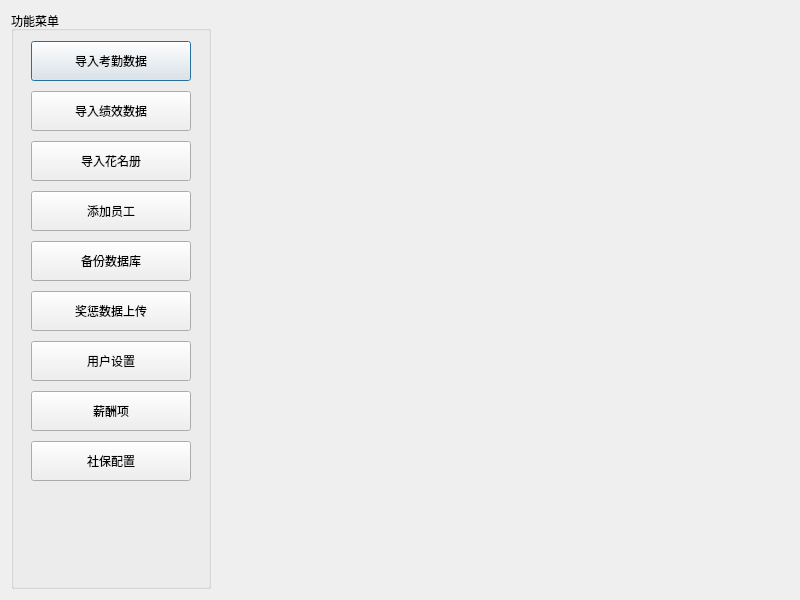
<?xml version="1.0" encoding="UTF-8"?>
<ui version="4.0">
 <class>Dialog</class>
 <widget class="QDialog" name="Dialog">
  <property name="geometry">
   <rect>
    <x>0</x>
    <y>0</y>
    <width>800</width>
    <height>600</height>
   </rect>
  </property>
  <property name="windowTitle">
   <string>薪酬管理系统</string>
  </property>
  <layout class="QHBoxLayout" name="horizontalLayout">
   <item>
    <widget class="QGroupBox" name="groupBox_2">
     <property name="minimumSize">
      <size>
       <width>200</width>
       <height>0</height>
      </size>
     </property>
     <property name="maximumSize">
      <size>
       <width>200</width>
       <height>16777215</height>
      </size>
     </property>
     <property name="title">
      <string>功能菜单</string>
     </property>
     <widget class="QPushButton" name="upload">
      <property name="geometry">
       <rect>
        <x>20</x>
        <y>30</y>
        <width>160</width>
        <height>40</height>
       </rect>
      </property>
      <property name="text">
       <string>导入考勤数据</string>
      </property>
     </widget>
     <widget class="QPushButton" name="upload2">
      <property name="geometry">
       <rect>
        <x>20</x>
        <y>80</y>
        <width>160</width>
        <height>40</height>
       </rect>
      </property>
      <property name="text">
       <string>导入绩效数据</string>
      </property>
     </widget>
     <widget class="QPushButton" name="importRoster">
      <property name="geometry">
       <rect>
        <x>20</x>
        <y>130</y>
        <width>160</width>
        <height>40</height>
       </rect>
      </property>
      <property name="text">
       <string>导入花名册</string>
      </property>
     </widget>
     <widget class="QPushButton" name="addEmployee">
      <property name="geometry">
       <rect>
        <x>20</x>
        <y>180</y>
        <width>160</width>
        <height>40</height>
       </rect>
      </property>
      <property name="text">
       <string>添加员工</string>
      </property>
     </widget>
     <widget class="QPushButton" name="backupDatabase">
      <property name="geometry">
       <rect>
        <x>20</x>
        <y>230</y>
        <width>160</width>
        <height>40</height>
       </rect>
      </property>
      <property name="text">
       <string>备份数据库</string>
      </property>
     </widget>
     <widget class="QPushButton" name="uploadReward">
      <property name="geometry">
       <rect>
        <x>20</x>
        <y>280</y>
        <width>160</width>
        <height>40</height>
       </rect>
      </property>
      <property name="text">
       <string>奖惩数据上传</string>
      </property>
     </widget>
     <widget class="QPushButton" name="userSettings">
      <property name="geometry">
       <rect>
        <x>20</x>
        <y>330</y>
        <width>160</width>
        <height>40</height>
       </rect>
      </property>
      <property name="text">
       <string>用户设置</string>
      </property>
     </widget>
     <widget class="QPushButton" name="socialInsurance">
      <property name="geometry">
       <rect>
        <x>20</x>
        <y>430</y>
        <width>160</width>
        <height>40</height>
       </rect>
      </property>
      <property name="text">
       <string>社保配置</string>
      </property>
     </widget>
     <widget class="QPushButton" name="socialInsurance_2">
      <property name="geometry">
       <rect>
        <x>20</x>
        <y>380</y>
        <width>160</width>
        <height>40</height>
       </rect>
      </property>
      <property name="text">
       <string>薪酬项</string>
      </property>
     </widget>
    </widget>
   </item>
   <item>
    <widget class="QStackedWidget" name="stackedWidget">
     <property name="currentIndex">
      <number>0</number>
     </property>
     <widget class="QWidget" name="page"/>
     <widget class="QWidget" name="backupPage">
      <widget class="QGroupBox" name="backupSettings">
       <property name="geometry">
        <rect>
         <x>10</x>
         <y>10</y>
         <width>550</width>
         <height>300</height>
        </rect>
       </property>
       <property name="title">
        <string>备份设置</string>
       </property>
       <layout class="QVBoxLayout" name="verticalLayout">
        <item>
         <layout class="QHBoxLayout" name="horizontalLayout_2">
          <item>
           <widget class="QLabel" name="label">
            <property name="text">
             <string>备份路径：</string>
            </property>
           </widget>
          </item>
          <item>
           <widget class="QLineEdit" name="backupPath"/>
          </item>
          <item>
           <widget class="QPushButton" name="selectPath">
            <property name="text">
             <string>选择路径</string>
            </property>
           </widget>
          </item>
         </layout>
        </item>
        <item>
         <widget class="QCheckBox" name="enableAutoBackup">
          <property name="text">
           <string>启用自动备份</string>
          </property>
         </widget>
        </item>
        <item>
         <layout class="QHBoxLayout" name="horizontalLayout_3">
          <item>
           <widget class="QLabel" name="label_2">
            <property name="text">
             <string>备份间隔（天）：</string>
            </property>
           </widget>
          </item>
          <item>
           <widget class="QSpinBox" name="backupInterval">
            <property name="minimum">
             <number>1</number>
            </property>
            <property name="maximum">
             <number>30</number>
            </property>
            <property name="value">
             <number>7</number>
            </property>
           </widget>
          </item>
          <item>
           <spacer name="horizontalSpacer">
            <property name="orientation">
             <enum>Qt::Horizontal</enum>
            </property>
            <property name="sizeHint" stdset="0">
             <size>
              <width>40</width>
              <height>20</height>
             </size>
            </property>
           </spacer>
          </item>
         </layout>
        </item>
        <item>
         <layout class="QHBoxLayout" name="horizontalLayout_4">
          <item>
           <widget class="QPushButton" name="backupNow">
            <property name="minimumSize">
             <size>
              <width>120</width>
              <height>40</height>
             </size>
            </property>
            <property name="text">
             <string>立即备份</string>
            </property>
           </widget>
          </item>
          <item>
           <widget class="QPushButton" name="saveSettings">
            <property name="minimumSize">
             <size>
              <width>120</width>
              <height>40</height>
             </size>
            </property>
            <property name="text">
             <string>保存设置</string>
            </property>
           </widget>
          </item>
          <item>
           <spacer name="horizontalSpacer_2">
            <property name="orientation">
             <enum>Qt::Horizontal</enum>
            </property>
            <property name="sizeHint" stdset="0">
             <size>
              <width>40</width>
              <height>20</height>
             </size>
            </property>
           </spacer>
          </item>
         </layout>
        </item>
       </layout>
      </widget>
     </widget>
     <widget class="QWidget" name="socialInsurancePage">
      <layout class="QVBoxLayout" name="verticalLayout_4">
       <item>
        <widget class="QGroupBox" name="groupBox_3">
         <property name="title">
          <string>社保配置</string>
         </property>
         <layout class="QVBoxLayout" name="verticalLayout_5">
          <item>
           <layout class="QHBoxLayout" name="horizontalLayout_6">
            <item>
             <widget class="QPushButton" name="addInsuranceGroup">
              <property name="text">
               <string>添加配置组</string>
              </property>
             </widget>
            </item>
            <item>
             <spacer name="horizontalSpacer_4">
              <property name="orientation">
               <enum>Qt::Horizontal</enum>
              </property>
              <property name="sizeHint" stdset="0">
               <size>
                <width>40</width>
                <height>20</height>
               </size>
              </property>
             </spacer>
            </item>
           </layout>
          </item>
          <item>
           <widget class="QTableWidget" name="insuranceTable">
            <property name="columnCount">
             <number>4</number>
            </property>
            <column>
             <property name="text">
              <string>配置组名称</string>
             </property>
            </column>
            <column>
             <property name="text">
              <string>社保所在地</string>
             </property>
            </column>
            <column>
             <property name="text">
              <string>缴纳基数</string>
             </property>
            </column>
            <column>
             <property name="text">
              <string>操作</string>
             </property>
            </column>
           </widget>
          </item>
         </layout>
        </widget>
       </item>
      </layout>
     </widget>
    </widget>
   </item>
  </layout>
 </widget>
 <resources/>
 <connections/>
</ui>
